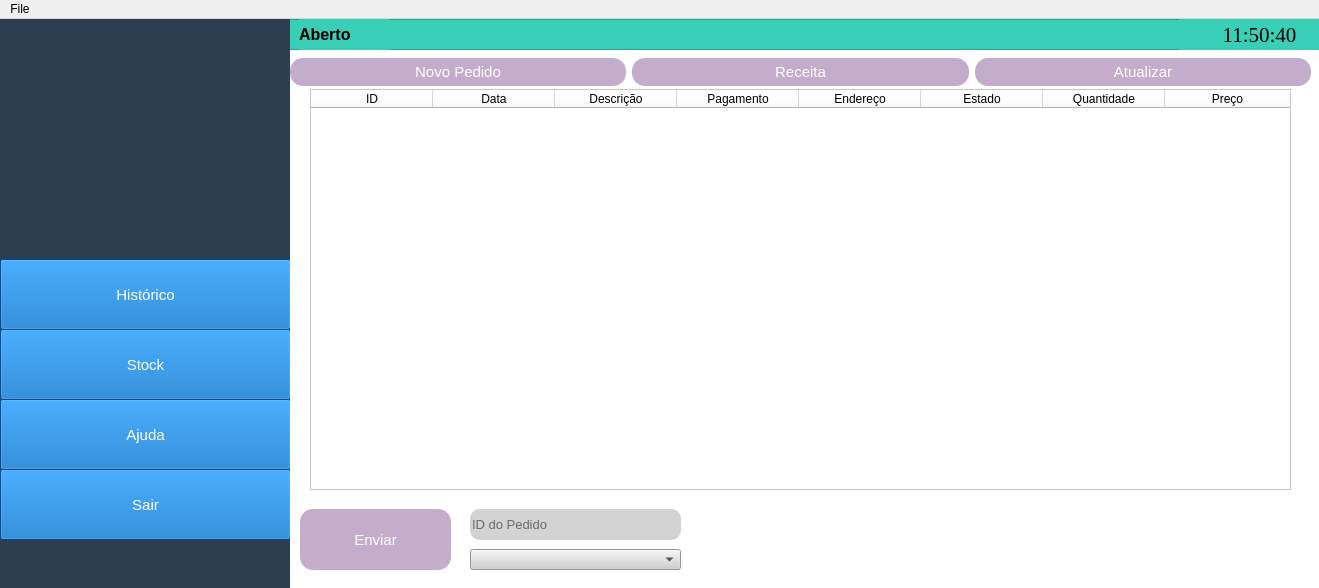
<?xml version="1.0" encoding="UTF-8"?>
<ui version="4.0">
 <class>MainWindow</class>
 <widget class="QMainWindow" name="MainWindow">
  <property name="geometry">
   <rect>
    <x>0</x>
    <y>0</y>
    <width>1319</width>
    <height>588</height>
   </rect>
  </property>
  <property name="windowTitle">
   <string>Farmacia Kaya</string>
  </property>
  <widget class="QWidget" name="centralwidget">
   <widget class="QWidget" name="widget" native="true">
    <property name="geometry">
     <rect>
      <x>0</x>
      <y>0</y>
      <width>291</width>
      <height>571</height>
     </rect>
    </property>
    <property name="styleSheet">
     <string notr="true">background-color: rgb(44, 62, 80);</string>
    </property>
    <widget class="QPushButton" name="pushButton">
     <property name="geometry">
      <rect>
       <x>0</x>
       <y>240</y>
       <width>291</width>
       <height>71</height>
      </rect>
     </property>
     <property name="font">
      <font>
       <pointsize>11</pointsize>
      </font>
     </property>
     <property name="styleSheet">
      <string notr="true">QPushButton{
  color: rgb(255, 255, 255);
  background-color: rgb(0, 103, 192);
}

QPushButton:hover{ 
	background-color: rgb(166, 202, 255);
}

QPushButton:pressed{
	background-color: rgb(116, 255, 121);
}</string>
     </property>
     <property name="text">
      <string>Histórico</string>
     </property>
    </widget>
    <widget class="QPushButton" name="pushButton_4">
     <property name="geometry">
      <rect>
       <x>0</x>
       <y>310</y>
       <width>291</width>
       <height>71</height>
      </rect>
     </property>
     <property name="font">
      <font>
       <pointsize>11</pointsize>
      </font>
     </property>
     <property name="styleSheet">
      <string notr="true">QPushButton{
  color: rgb(255, 255, 255);
  background-color: rgb(0, 103, 192);
}

QPushButton:hover{ 
	background-color: rgb(166, 202, 255);
}

QPushButton:pressed{
	background-color: rgb(116, 255, 121);
}</string>
     </property>
     <property name="text">
      <string>Stock</string>
     </property>
    </widget>
    <widget class="QPushButton" name="pushButton_5">
     <property name="geometry">
      <rect>
       <x>0</x>
       <y>380</y>
       <width>291</width>
       <height>71</height>
      </rect>
     </property>
     <property name="font">
      <font>
       <pointsize>11</pointsize>
      </font>
     </property>
     <property name="styleSheet">
      <string notr="true">QPushButton{
  color: rgb(255, 255, 255);
  background-color: rgb(0, 103, 192);
}

QPushButton:hover{ 
	background-color: rgb(166, 202, 255);
}

QPushButton:pressed{
	background-color: rgb(116, 255, 121);
}</string>
     </property>
     <property name="text">
      <string>Ajuda</string>
     </property>
    </widget>
    <widget class="QPushButton" name="pushButton_7">
     <property name="geometry">
      <rect>
       <x>0</x>
       <y>450</y>
       <width>291</width>
       <height>71</height>
      </rect>
     </property>
     <property name="font">
      <font>
       <pointsize>11</pointsize>
      </font>
     </property>
     <property name="styleSheet">
      <string notr="true">QPushButton{
  color: rgb(255, 255, 255);
  background-color: rgb(0, 103, 192);
}

QPushButton:hover{ 
	background-color: rgb(255, 0, 0);
}

QPushButton:pressed{
	background-color: rgb(116, 255, 121);
}</string>
     </property>
     <property name="text">
      <string>Sair</string>
     </property>
    </widget>
    <widget class="QLabel" name="label_3">
     <property name="geometry">
      <rect>
       <x>10</x>
       <y>20</y>
       <width>271</width>
       <height>171</height>
      </rect>
     </property>
     <property name="styleSheet">
      <string notr="true">image: url(:/newPrefix/tia.jpg)</string>
     </property>
     <property name="text">
      <string/>
     </property>
    </widget>
   </widget>
   <widget class="QWidget" name="widget_3" native="true">
    <property name="geometry">
     <rect>
      <x>290</x>
      <y>0</y>
      <width>1031</width>
      <height>571</height>
     </rect>
    </property>
    <property name="styleSheet">
     <string notr="true">background-color: rgb(255, 255, 255);</string>
    </property>
    <widget class="QTableWidget" name="tableWidget">
     <property name="geometry">
      <rect>
       <x>20</x>
       <y>70</y>
       <width>981</width>
       <height>401</height>
      </rect>
     </property>
     <property name="editTriggers">
      <set>QAbstractItemView::NoEditTriggers</set>
     </property>
     <property name="alternatingRowColors">
      <bool>true</bool>
     </property>
     <property name="selectionBehavior">
      <enum>QAbstractItemView::SelectRows</enum>
     </property>
     <property name="textElideMode">
      <enum>Qt::ElideMiddle</enum>
     </property>
     <attribute name="horizontalHeaderDefaultSectionSize">
      <number>122</number>
     </attribute>
     <attribute name="horizontalHeaderStretchLastSection">
      <bool>true</bool>
     </attribute>
     <attribute name="verticalHeaderVisible">
      <bool>false</bool>
     </attribute>
     <column>
      <property name="text">
       <string>ID</string>
      </property>
     </column>
     <column>
      <property name="text">
       <string>Data</string>
      </property>
     </column>
     <column>
      <property name="text">
       <string>Descrição</string>
      </property>
     </column>
     <column>
      <property name="text">
       <string>Pagamento</string>
      </property>
     </column>
     <column>
      <property name="text">
       <string>Endereço</string>
      </property>
     </column>
     <column>
      <property name="text">
       <string>Estado</string>
      </property>
     </column>
     <column>
      <property name="text">
       <string>Quantidade</string>
      </property>
     </column>
     <column>
      <property name="text">
       <string>Preço</string>
      </property>
     </column>
    </widget>
    <widget class="QLineEdit" name="lineEdit_2">
     <property name="geometry">
      <rect>
       <x>180</x>
       <y>490</y>
       <width>211</width>
       <height>31</height>
      </rect>
     </property>
     <property name="styleSheet">
      <string notr="true">QLineEdit{
font-size: 13px;
text-align: center;
border-radius: 10px;
	background-color: rgb(211, 211, 211);
}</string>
     </property>
     <property name="placeholderText">
      <string>ID do Pedido</string>
     </property>
    </widget>
    <widget class="QPushButton" name="pushButton_3">
     <property name="geometry">
      <rect>
       <x>10</x>
       <y>490</y>
       <width>151</width>
       <height>61</height>
      </rect>
     </property>
     <property name="styleSheet">
      <string notr="true">QPushButton{
  padding: 5px 15px;
  font-size: 15px;
  text-align: center;
  color: #fff;  
 background-color: rgb(195, 172, 204);
  border-radius: 13px;

}

QPushButton:hover{
background-color: purple;
}

QPushButton:pressed{
  background-color: #3e8e41;

}</string>
     </property>
     <property name="text">
      <string>Enviar</string>
     </property>
    </widget>
    <widget class="QComboBox" name="comboBox">
     <property name="geometry">
      <rect>
       <x>180</x>
       <y>530</y>
       <width>211</width>
       <height>21</height>
      </rect>
     </property>
     <property name="styleSheet">
      <string notr="true">background-color: rgb(207, 207, 207);</string>
     </property>
     <property name="currentText">
      <string extracomment="Estado do Pedido"/>
     </property>
     <property name="currentIndex">
      <number>-1</number>
     </property>
     <item>
      <property name="text">
       <string>Enviado</string>
      </property>
     </item>
     <item>
      <property name="text">
       <string>Recebido</string>
      </property>
     </item>
    </widget>
    <widget class="QFrame" name="frame">
     <property name="geometry">
      <rect>
       <x>-1</x>
       <y>0</y>
       <width>1041</width>
       <height>31</height>
      </rect>
     </property>
     <property name="styleSheet">
      <string notr="true">background-color: rgb(57, 207, 182);</string>
     </property>
     <property name="frameShape">
      <enum>QFrame::StyledPanel</enum>
     </property>
     <property name="frameShadow">
      <enum>QFrame::Raised</enum>
     </property>
     <widget class="QLabel" name="label_2">
      <property name="geometry">
       <rect>
        <x>890</x>
        <y>-4</y>
        <width>161</width>
        <height>40</height>
       </rect>
      </property>
      <property name="font">
       <font>
        <family>Times New Roman</family>
        <pointsize>16</pointsize>
        <weight>9</weight>
        <italic>false</italic>
        <bold>false</bold>
       </font>
      </property>
      <property name="styleSheet">
       <string notr="true">font: 75 16pt &quot;Times New Roman&quot;;</string>
      </property>
      <property name="text">
       <string>11:50:40</string>
      </property>
      <property name="alignment">
       <set>Qt::AlignCenter</set>
      </property>
     </widget>
     <widget class="QLabel" name="label">
      <property name="geometry">
       <rect>
        <x>10</x>
        <y>-10</y>
        <width>91</width>
        <height>50</height>
       </rect>
      </property>
      <property name="font">
       <font>
        <pointsize>12</pointsize>
        <weight>75</weight>
        <bold>true</bold>
       </font>
      </property>
      <property name="text">
       <string>Aberto</string>
      </property>
     </widget>
    </widget>
    <widget class="QWidget" name="widget_2" native="true">
     <property name="geometry">
      <rect>
       <x>0</x>
       <y>30</y>
       <width>1021</width>
       <height>46</height>
      </rect>
     </property>
     <layout class="QHBoxLayout" name="horizontalLayout">
      <item>
       <widget class="QPushButton" name="pushButton_6">
        <property name="palette">
         <palette>
          <active>
           <colorrole role="WindowText">
            <brush brushstyle="SolidPattern">
             <color alpha="255">
              <red>255</red>
              <green>255</green>
              <blue>255</blue>
             </color>
            </brush>
           </colorrole>
           <colorrole role="Button">
            <brush brushstyle="SolidPattern">
             <color alpha="255">
              <red>195</red>
              <green>172</green>
              <blue>204</blue>
             </color>
            </brush>
           </colorrole>
           <colorrole role="Light">
            <brush brushstyle="SolidPattern">
             <color alpha="255">
              <red>85</red>
              <green>108</green>
              <blue>102</blue>
             </color>
            </brush>
           </colorrole>
           <colorrole role="Midlight">
            <brush brushstyle="SolidPattern">
             <color alpha="255">
              <red>85</red>
              <green>108</green>
              <blue>102</blue>
             </color>
            </brush>
           </colorrole>
           <colorrole role="Text">
            <brush brushstyle="SolidPattern">
             <color alpha="255">
              <red>255</red>
              <green>255</green>
              <blue>255</blue>
             </color>
            </brush>
           </colorrole>
           <colorrole role="BrightText">
            <brush brushstyle="SolidPattern">
             <color alpha="255">
              <red>85</red>
              <green>108</green>
              <blue>102</blue>
             </color>
            </brush>
           </colorrole>
           <colorrole role="ButtonText">
            <brush brushstyle="SolidPattern">
             <color alpha="255">
              <red>255</red>
              <green>255</green>
              <blue>255</blue>
             </color>
            </brush>
           </colorrole>
           <colorrole role="Base">
            <brush brushstyle="SolidPattern">
             <color alpha="255">
              <red>195</red>
              <green>172</green>
              <blue>204</blue>
             </color>
            </brush>
           </colorrole>
           <colorrole role="Window">
            <brush brushstyle="SolidPattern">
             <color alpha="255">
              <red>195</red>
              <green>172</green>
              <blue>204</blue>
             </color>
            </brush>
           </colorrole>
           <colorrole role="HighlightedText">
            <brush brushstyle="SolidPattern">
             <color alpha="255">
              <red>85</red>
              <green>108</green>
              <blue>102</blue>
             </color>
            </brush>
           </colorrole>
           <colorrole role="AlternateBase">
            <brush brushstyle="SolidPattern">
             <color alpha="255">
              <red>85</red>
              <green>108</green>
              <blue>102</blue>
             </color>
            </brush>
           </colorrole>
           <colorrole role="NoRole">
            <brush brushstyle="SolidPattern">
             <color alpha="255">
              <red>85</red>
              <green>108</green>
              <blue>102</blue>
             </color>
            </brush>
           </colorrole>
           <colorrole role="ToolTipBase">
            <brush brushstyle="SolidPattern">
             <color alpha="255">
              <red>85</red>
              <green>108</green>
              <blue>102</blue>
             </color>
            </brush>
           </colorrole>
          </active>
          <inactive>
           <colorrole role="WindowText">
            <brush brushstyle="SolidPattern">
             <color alpha="255">
              <red>255</red>
              <green>255</green>
              <blue>255</blue>
             </color>
            </brush>
           </colorrole>
           <colorrole role="Button">
            <brush brushstyle="SolidPattern">
             <color alpha="255">
              <red>195</red>
              <green>172</green>
              <blue>204</blue>
             </color>
            </brush>
           </colorrole>
           <colorrole role="Light">
            <brush brushstyle="SolidPattern">
             <color alpha="255">
              <red>85</red>
              <green>108</green>
              <blue>102</blue>
             </color>
            </brush>
           </colorrole>
           <colorrole role="Midlight">
            <brush brushstyle="SolidPattern">
             <color alpha="255">
              <red>85</red>
              <green>108</green>
              <blue>102</blue>
             </color>
            </brush>
           </colorrole>
           <colorrole role="Text">
            <brush brushstyle="SolidPattern">
             <color alpha="255">
              <red>255</red>
              <green>255</green>
              <blue>255</blue>
             </color>
            </brush>
           </colorrole>
           <colorrole role="BrightText">
            <brush brushstyle="SolidPattern">
             <color alpha="255">
              <red>85</red>
              <green>108</green>
              <blue>102</blue>
             </color>
            </brush>
           </colorrole>
           <colorrole role="ButtonText">
            <brush brushstyle="SolidPattern">
             <color alpha="255">
              <red>255</red>
              <green>255</green>
              <blue>255</blue>
             </color>
            </brush>
           </colorrole>
           <colorrole role="Base">
            <brush brushstyle="SolidPattern">
             <color alpha="255">
              <red>195</red>
              <green>172</green>
              <blue>204</blue>
             </color>
            </brush>
           </colorrole>
           <colorrole role="Window">
            <brush brushstyle="SolidPattern">
             <color alpha="255">
              <red>195</red>
              <green>172</green>
              <blue>204</blue>
             </color>
            </brush>
           </colorrole>
           <colorrole role="HighlightedText">
            <brush brushstyle="SolidPattern">
             <color alpha="255">
              <red>85</red>
              <green>108</green>
              <blue>102</blue>
             </color>
            </brush>
           </colorrole>
           <colorrole role="AlternateBase">
            <brush brushstyle="SolidPattern">
             <color alpha="255">
              <red>85</red>
              <green>108</green>
              <blue>102</blue>
             </color>
            </brush>
           </colorrole>
           <colorrole role="NoRole">
            <brush brushstyle="SolidPattern">
             <color alpha="255">
              <red>85</red>
              <green>108</green>
              <blue>102</blue>
             </color>
            </brush>
           </colorrole>
           <colorrole role="ToolTipBase">
            <brush brushstyle="SolidPattern">
             <color alpha="255">
              <red>85</red>
              <green>108</green>
              <blue>102</blue>
             </color>
            </brush>
           </colorrole>
          </inactive>
          <disabled>
           <colorrole role="WindowText">
            <brush brushstyle="SolidPattern">
             <color alpha="255">
              <red>255</red>
              <green>255</green>
              <blue>255</blue>
             </color>
            </brush>
           </colorrole>
           <colorrole role="Button">
            <brush brushstyle="SolidPattern">
             <color alpha="255">
              <red>195</red>
              <green>172</green>
              <blue>204</blue>
             </color>
            </brush>
           </colorrole>
           <colorrole role="Light">
            <brush brushstyle="SolidPattern">
             <color alpha="255">
              <red>85</red>
              <green>108</green>
              <blue>102</blue>
             </color>
            </brush>
           </colorrole>
           <colorrole role="Midlight">
            <brush brushstyle="SolidPattern">
             <color alpha="255">
              <red>85</red>
              <green>108</green>
              <blue>102</blue>
             </color>
            </brush>
           </colorrole>
           <colorrole role="Text">
            <brush brushstyle="SolidPattern">
             <color alpha="255">
              <red>255</red>
              <green>255</green>
              <blue>255</blue>
             </color>
            </brush>
           </colorrole>
           <colorrole role="BrightText">
            <brush brushstyle="SolidPattern">
             <color alpha="255">
              <red>85</red>
              <green>108</green>
              <blue>102</blue>
             </color>
            </brush>
           </colorrole>
           <colorrole role="ButtonText">
            <brush brushstyle="SolidPattern">
             <color alpha="255">
              <red>255</red>
              <green>255</green>
              <blue>255</blue>
             </color>
            </brush>
           </colorrole>
           <colorrole role="Base">
            <brush brushstyle="SolidPattern">
             <color alpha="255">
              <red>195</red>
              <green>172</green>
              <blue>204</blue>
             </color>
            </brush>
           </colorrole>
           <colorrole role="Window">
            <brush brushstyle="SolidPattern">
             <color alpha="255">
              <red>195</red>
              <green>172</green>
              <blue>204</blue>
             </color>
            </brush>
           </colorrole>
           <colorrole role="HighlightedText">
            <brush brushstyle="SolidPattern">
             <color alpha="255">
              <red>85</red>
              <green>108</green>
              <blue>102</blue>
             </color>
            </brush>
           </colorrole>
           <colorrole role="AlternateBase">
            <brush brushstyle="SolidPattern">
             <color alpha="255">
              <red>85</red>
              <green>108</green>
              <blue>102</blue>
             </color>
            </brush>
           </colorrole>
           <colorrole role="NoRole">
            <brush brushstyle="SolidPattern">
             <color alpha="255">
              <red>85</red>
              <green>108</green>
              <blue>102</blue>
             </color>
            </brush>
           </colorrole>
           <colorrole role="ToolTipBase">
            <brush brushstyle="SolidPattern">
             <color alpha="255">
              <red>85</red>
              <green>108</green>
              <blue>102</blue>
             </color>
            </brush>
           </colorrole>
          </disabled>
         </palette>
        </property>
        <property name="font">
         <font>
          <pointsize>-1</pointsize>
         </font>
        </property>
        <property name="styleSheet">
         <string notr="true">QPushButton{
  padding: 5px 15px;
  font-size: 15px;
  text-align: center;
  color: #fff;  
	background-color: rgb(195, 172, 204);
  border-radius: 13px;

}

QPushButton:hover{
background-color: purple;
}

QPushButton:pressed{
  background-color: #3e8e41;

}</string>
        </property>
        <property name="text">
         <string>Novo Pedido</string>
        </property>
       </widget>
      </item>
      <item>
       <widget class="QPushButton" name="pushButton_8">
        <property name="styleSheet">
         <string notr="true">QPushButton{
  padding: 5px 15px;
  font-size: 15px;
  text-align: center;
  color: #fff;  
	background-color: rgb(195, 172, 204);
  border-radius: 13px;

}

QPushButton:hover{
background-color: purple;
}

QPushButton:pressed{
  background-color: #3e8e41;

}</string>
        </property>
        <property name="text">
         <string>Receita</string>
        </property>
       </widget>
      </item>
      <item>
       <widget class="QPushButton" name="pushButton_2">
        <property name="styleSheet">
         <string notr="true">QPushButton{
  padding: 5px 15px;
  font-size: 15px;
  text-align: center;
  color: #fff;  
	background-color: rgb(195, 172, 204);
  border-radius: 13px;

}

QPushButton:hover{
background-color: purple;
}

QPushButton:pressed{
  background-color: #3e8e41;

}</string>
        </property>
        <property name="text">
         <string>Atualizar</string>
        </property>
       </widget>
      </item>
     </layout>
    </widget>
    <zorder>widget_2</zorder>
    <zorder>lineEdit_2</zorder>
    <zorder>pushButton_3</zorder>
    <zorder>comboBox</zorder>
    <zorder>frame</zorder>
    <zorder>tableWidget</zorder>
   </widget>
  </widget>
  <widget class="QMenuBar" name="menubar">
   <property name="geometry">
    <rect>
     <x>0</x>
     <y>0</y>
     <width>1319</width>
     <height>21</height>
    </rect>
   </property>
   <widget class="QMenu" name="menuFile">
    <property name="title">
     <string>File</string>
    </property>
    <addaction name="actionPedidos_2"/>
    <addaction name="actionSobre_3"/>
    <addaction name="actionSair"/>
   </widget>
   <addaction name="menuFile"/>
  </widget>
  <action name="actionSobbre">
   <property name="text">
    <string>Sobre</string>
   </property>
  </action>
  <action name="actionSair">
   <property name="text">
    <string>Sair</string>
   </property>
  </action>
  <action name="actionPedidos">
   <property name="text">
    <string>Pedidos</string>
   </property>
  </action>
  <action name="actionExtrato">
   <property name="text">
    <string>Extrato</string>
   </property>
  </action>
  <action name="actionPadr_o">
   <property name="text">
    <string>Padrão</string>
   </property>
  </action>
  <action name="actionLight_Mode">
   <property name="text">
    <string>Light Mode</string>
   </property>
  </action>
  <action name="actionMedicamentos">
   <property name="text">
    <string>Medicamentos</string>
   </property>
  </action>
  <action name="actionPedidos_2">
   <property name="text">
    <string>Exportar Pedidos</string>
   </property>
  </action>
  <action name="actionSobre">
   <property name="text">
    <string>Sobre</string>
   </property>
  </action>
  <action name="actionConfiguracoes">
   <property name="text">
    <string>Configurações</string>
   </property>
  </action>
  <action name="actionAjuda">
   <property name="text">
    <string>Ajuda</string>
   </property>
  </action>
  <action name="actionSobre_2">
   <property name="text">
    <string>Sobre</string>
   </property>
  </action>
  <action name="actionConfigura_es">
   <property name="text">
    <string>Configurações</string>
   </property>
  </action>
  <action name="actionSobre_3">
   <property name="text">
    <string>Sobre</string>
   </property>
  </action>
 </widget>
 <resources>
  <include location="kaya.qrc.txt"/>
 </resources>
 <connections/>
</ui>
